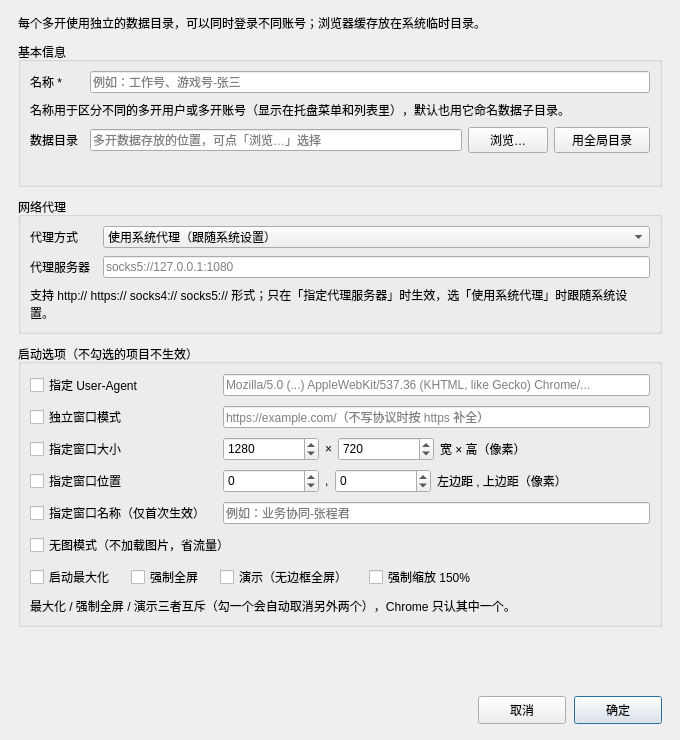
<?xml version="1.0" encoding="UTF-8"?>
<ui version="4.0">
 <class>ChromeProfileForm</class>
 <widget class="QDialog" name="ChromeProfileForm">
  <property name="geometry">
   <rect>
    <x>0</x>
    <y>0</y>
    <width>680</width>
    <height>740</height>
   </rect>
  </property>
  <property name="windowTitle">
   <string>Chrome 多开</string>
  </property>
  <layout class="QVBoxLayout" name="mainLayout">
   <property name="leftMargin">
    <number>18</number>
   </property>
   <property name="topMargin">
    <number>14</number>
   </property>
   <property name="rightMargin">
    <number>18</number>
   </property>
   <property name="bottomMargin">
    <number>16</number>
   </property>
   <property name="spacing">
    <number>10</number>
   </property>
   <item>
    <widget class="QLabel" name="hintLabel">
     <property name="text">
      <string>每个多开使用独立的数据目录，可以同时登录不同账号；浏览器缓存放在系统临时目录。</string>
     </property>
     <property name="wordWrap">
      <bool>true</bool>
     </property>
    </widget>
   </item>
   <item>
    <widget class="QGroupBox" name="basicGroupBox">
     <property name="title">
      <string>基本信息</string>
     </property>
     <layout class="QGridLayout" name="basicLayout">
      <property name="horizontalSpacing">
       <number>12</number>
      </property>
      <property name="verticalSpacing">
       <number>8</number>
      </property>
      <item row="0" column="0">
       <widget class="QLabel" name="nameLabel">
        <property name="text">
         <string>名称 *</string>
        </property>
       </widget>
      </item>
      <item row="0" column="1">
       <widget class="QLineEdit" name="nameEdit">
        <property name="placeholderText">
         <string>例如：工作号、游戏号-张三</string>
        </property>
       </widget>
      </item>
      <item row="1" column="0" colspan="2">
       <widget class="QLabel" name="nameHintLabel">
        <property name="text">
         <string>名称用于区分不同的多开用户或多开账号（显示在托盘菜单和列表里），默认也用它命名数据子目录。</string>
        </property>
        <property name="wordWrap">
         <bool>true</bool>
        </property>
       </widget>
      </item>
      <item row="2" column="0">
       <widget class="QLabel" name="dataDirTitleLabel">
        <property name="text">
         <string>数据目录</string>
        </property>
       </widget>
      </item>
      <item row="2" column="1">
       <layout class="QHBoxLayout" name="dataDirLayout">
        <property name="spacing">
         <number>6</number>
        </property>
        <item>
         <widget class="QLineEdit" name="dataDirEdit">
          <property name="placeholderText">
           <string>多开数据存放的位置，可点「浏览…」选择</string>
          </property>
         </widget>
        </item>
        <item>
         <widget class="QPushButton" name="browseDataDirButton">
          <property name="minimumSize">
           <size>
            <width>72</width>
            <height>26</height>
           </size>
          </property>
          <property name="text">
           <string>浏览…</string>
          </property>
         </widget>
        </item>
        <item>
         <widget class="QPushButton" name="globalDataDirButton">
          <property name="minimumSize">
           <size>
            <width>96</width>
            <height>26</height>
           </size>
          </property>
          <property name="text">
           <string>用全局目录</string>
          </property>
         </widget>
        </item>
       </layout>
      </item>
      <item row="3" column="0" colspan="2">
       <widget class="QLabel" name="dataDirHintLabel">
        <property name="text">
         <string/>
        </property>
        <property name="wordWrap">
         <bool>true</bool>
        </property>
        <property name="textInteractionFlags">
         <set>Qt::TextSelectableByMouse</set>
        </property>
       </widget>
      </item>
     </layout>
    </widget>
   </item>
   <item>
    <widget class="QGroupBox" name="networkGroupBox">
     <property name="title">
      <string>网络代理</string>
     </property>
     <layout class="QGridLayout" name="networkLayout">
      <property name="horizontalSpacing">
       <number>12</number>
      </property>
      <property name="verticalSpacing">
       <number>8</number>
      </property>
      <item row="0" column="0">
       <widget class="QLabel" name="proxyModeLabel">
        <property name="text">
         <string>代理方式</string>
        </property>
       </widget>
      </item>
      <item row="0" column="1">
       <widget class="QComboBox" name="proxyModeCombo">
        <item>
         <property name="text">
          <string>使用系统代理（跟随系统设置）</string>
         </property>
        </item>
        <item>
         <property name="text">
          <string>指定代理服务器</string>
         </property>
        </item>
        <item>
         <property name="text">
          <string>不使用代理</string>
         </property>
        </item>
       </widget>
      </item>
      <item row="1" column="0">
       <widget class="QLabel" name="proxyServerLabel">
        <property name="text">
         <string>代理服务器</string>
        </property>
       </widget>
      </item>
      <item row="1" column="1">
       <widget class="QLineEdit" name="proxyServerEdit">
        <property name="placeholderText">
         <string>socks5://127.0.0.1:1080</string>
        </property>
       </widget>
      </item>
      <item row="2" column="0" colspan="2">
       <widget class="QLabel" name="proxyHintLabel">
        <property name="text">
         <string>支持 http:// https:// socks4:// socks5:// 形式；只在「指定代理服务器」时生效，选「使用系统代理」时跟随系统设置。</string>
        </property>
        <property name="wordWrap">
         <bool>true</bool>
        </property>
       </widget>
      </item>
     </layout>
    </widget>
   </item>
   <item>
    <widget class="QGroupBox" name="launchGroupBox">
     <property name="title">
      <string>启动选项（不勾选的项目不生效）</string>
     </property>
     <layout class="QGridLayout" name="launchLayout">
      <property name="horizontalSpacing">
       <number>12</number>
      </property>
      <property name="verticalSpacing">
       <number>8</number>
      </property>
      <item row="0" column="0">
       <widget class="QCheckBox" name="userAgentCheckBox">
        <property name="text">
         <string>指定 User-Agent</string>
        </property>
       </widget>
      </item>
      <item row="0" column="1">
       <widget class="QLineEdit" name="userAgentEdit">
        <property name="placeholderText">
         <string>Mozilla/5.0 (...) AppleWebKit/537.36 (KHTML, like Gecko) Chrome/...</string>
        </property>
       </widget>
      </item>
      <item row="1" column="0">
       <widget class="QCheckBox" name="appModeCheckBox">
        <property name="text">
         <string>独立窗口模式</string>
        </property>
       </widget>
      </item>
      <item row="1" column="1">
       <widget class="QLineEdit" name="appUrlEdit">
        <property name="placeholderText">
         <string>https://example.com/（不写协议时按 https 补全）</string>
        </property>
       </widget>
      </item>
      <item row="2" column="0">
       <widget class="QCheckBox" name="windowSizeCheckBox">
        <property name="text">
         <string>指定窗口大小</string>
        </property>
       </widget>
      </item>
      <item row="2" column="1">
       <layout class="QHBoxLayout" name="windowSizeLayout">
        <property name="spacing">
         <number>6</number>
        </property>
        <item>
         <widget class="QSpinBox" name="windowWidthSpin">
          <property name="minimumSize">
           <size>
            <width>96</width>
            <height>24</height>
           </size>
          </property>
          <property name="maximumSize">
           <size>
            <width>96</width>
            <height>16777215</height>
           </size>
          </property>
          <property name="minimum">
           <number>100</number>
          </property>
          <property name="maximum">
           <number>20000</number>
          </property>
          <property name="singleStep">
           <number>10</number>
          </property>
          <property name="value">
           <number>1280</number>
          </property>
         </widget>
        </item>
        <item>
         <widget class="QLabel" name="windowSizeXLabel">
          <property name="text">
           <string>×</string>
          </property>
         </widget>
        </item>
        <item>
         <widget class="QSpinBox" name="windowHeightSpin">
          <property name="minimumSize">
           <size>
            <width>96</width>
            <height>24</height>
           </size>
          </property>
          <property name="maximumSize">
           <size>
            <width>96</width>
            <height>16777215</height>
           </size>
          </property>
          <property name="minimum">
           <number>100</number>
          </property>
          <property name="maximum">
           <number>20000</number>
          </property>
          <property name="singleStep">
           <number>10</number>
          </property>
          <property name="value">
           <number>720</number>
          </property>
         </widget>
        </item>
        <item>
         <widget class="QLabel" name="windowSizeHintLabel">
          <property name="text">
           <string>宽 × 高（像素）</string>
          </property>
         </widget>
        </item>
        <item>
         <spacer name="windowSizeSpacer">
          <property name="orientation">
           <enum>Qt::Horizontal</enum>
          </property>
          <property name="sizeHint" stdset="0">
           <size>
            <width>20</width>
            <height>20</height>
           </size>
          </property>
         </spacer>
        </item>
       </layout>
      </item>
      <item row="3" column="0">
       <widget class="QCheckBox" name="windowPositionCheckBox">
        <property name="text">
         <string>指定窗口位置</string>
        </property>
       </widget>
      </item>
      <item row="3" column="1">
       <layout class="QHBoxLayout" name="windowPositionLayout">
        <property name="spacing">
         <number>6</number>
        </property>
        <item>
         <widget class="QSpinBox" name="windowXSpin">
          <property name="minimumSize">
           <size>
            <width>96</width>
            <height>24</height>
           </size>
          </property>
          <property name="maximumSize">
           <size>
            <width>96</width>
            <height>16777215</height>
           </size>
          </property>
          <property name="minimum">
           <number>-20000</number>
          </property>
          <property name="maximum">
           <number>20000</number>
          </property>
          <property name="singleStep">
           <number>10</number>
          </property>
         </widget>
        </item>
        <item>
         <widget class="QLabel" name="windowPositionXLabel">
          <property name="text">
           <string>,</string>
          </property>
         </widget>
        </item>
        <item>
         <widget class="QSpinBox" name="windowYSpin">
          <property name="minimumSize">
           <size>
            <width>96</width>
            <height>24</height>
           </size>
          </property>
          <property name="maximumSize">
           <size>
            <width>96</width>
            <height>16777215</height>
           </size>
          </property>
          <property name="minimum">
           <number>-20000</number>
          </property>
          <property name="maximum">
           <number>20000</number>
          </property>
          <property name="singleStep">
           <number>10</number>
          </property>
         </widget>
        </item>
        <item>
         <widget class="QLabel" name="windowPositionHintLabel">
          <property name="text">
           <string>左边距 , 上边距（像素）</string>
          </property>
         </widget>
        </item>
        <item>
         <spacer name="windowPositionSpacer">
          <property name="orientation">
           <enum>Qt::Horizontal</enum>
          </property>
          <property name="sizeHint" stdset="0">
           <size>
            <width>20</width>
            <height>20</height>
           </size>
          </property>
         </spacer>
        </item>
       </layout>
      </item>
      <item row="4" column="0">
       <widget class="QCheckBox" name="windowNameCheckBox">
        <property name="text">
         <string>指定窗口名称（仅首次生效）</string>
        </property>
       </widget>
      </item>
      <item row="4" column="1">
       <widget class="QLineEdit" name="windowNameEdit">
        <property name="placeholderText">
         <string>例如：业务协同-张程君</string>
        </property>
       </widget>
      </item>
      <item row="5" column="0" colspan="2">
       <widget class="QCheckBox" name="noImagesCheckBox">
        <property name="text">
         <string>无图模式（不加载图片，省流量）</string>
        </property>
       </widget>
      </item>
      <item row="6" column="0" colspan="2">
       <layout class="QHBoxLayout" name="displayModeLayout">
        <property name="spacing">
         <number>16</number>
        </property>
        <item>
         <widget class="QCheckBox" name="maximizedCheckBox">
          <property name="text">
           <string>启动最大化</string>
          </property>
         </widget>
        </item>
        <item>
         <widget class="QCheckBox" name="fullscreenCheckBox">
          <property name="text">
           <string>强制全屏</string>
          </property>
         </widget>
        </item>
        <item>
         <widget class="QCheckBox" name="kioskCheckBox">
          <property name="text">
           <string>演示（无边框全屏）</string>
          </property>
         </widget>
        </item>
        <item>
         <widget class="QCheckBox" name="scale150CheckBox">
          <property name="text">
           <string>强制缩放 150%</string>
          </property>
         </widget>
        </item>
        <item>
         <spacer name="displayModeSpacer">
          <property name="orientation">
           <enum>Qt::Horizontal</enum>
          </property>
          <property name="sizeHint" stdset="0">
           <size>
            <width>20</width>
            <height>20</height>
           </size>
          </property>
         </spacer>
        </item>
       </layout>
      </item>
      <item row="7" column="0" colspan="2">
       <widget class="QLabel" name="displayModeHintLabel">
        <property name="text">
         <string>最大化 / 强制全屏 / 演示三者互斥（勾一个会自动取消另外两个），Chrome 只认其中一个。</string>
        </property>
        <property name="wordWrap">
         <bool>true</bool>
        </property>
       </widget>
      </item>
     </layout>
    </widget>
   </item>
   <item>
    <spacer name="verticalSpacer">
     <property name="orientation">
      <enum>Qt::Vertical</enum>
     </property>
     <property name="sizeHint" stdset="0">
      <size>
       <width>20</width>
       <height>10</height>
      </size>
     </property>
    </spacer>
   </item>
   <item>
    <layout class="QHBoxLayout" name="buttonLayout">
     <property name="spacing">
      <number>8</number>
     </property>
     <item>
      <spacer name="buttonSpacer">
       <property name="orientation">
        <enum>Qt::Horizontal</enum>
       </property>
       <property name="sizeHint" stdset="0">
        <size>
         <width>40</width>
         <height>20</height>
        </size>
       </property>
      </spacer>
     </item>
     <item>
      <widget class="QPushButton" name="cancelButton">
       <property name="minimumSize">
        <size>
         <width>88</width>
         <height>28</height>
        </size>
       </property>
       <property name="text">
        <string>取消</string>
       </property>
      </widget>
     </item>
     <item>
      <widget class="QPushButton" name="okButton">
       <property name="minimumSize">
        <size>
         <width>88</width>
         <height>28</height>
        </size>
       </property>
       <property name="text">
        <string>确定</string>
       </property>
       <property name="default">
        <bool>true</bool>
       </property>
      </widget>
     </item>
    </layout>
   </item>
  </layout>
 </widget>
 <resources/>
 <connections/>
</ui>
